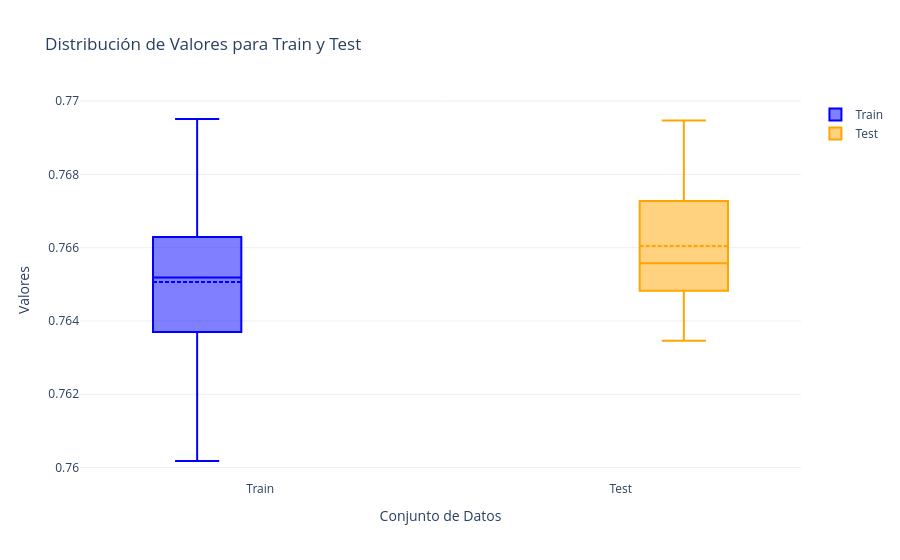

Notebook code for this chart:
### Code cell
import pandas as pd
import plotly.graph_objects as go

sujeto = 3; ejercicio = 1;
t_window = 7
df = return_of_df(sujeto, ejercicio, t_window)
display((df.X_test).reset_index(drop=True))
display(df.y_train)

fig = go.Figure()
test  = df.y_test.to_list()
train = df.y_train.to_list() 
fig.add_trace(go.Box(
    y=train,
    name='Train',
    marker_color='blue',
    boxmean=True  # Muestra la media en el box plot
))

# Añadir el box plot para 'Test'
fig.add_trace(go.Box(
    y=test,
    name='Test',
    marker_color='orange',
    boxmean=True
))

# Personalizar el diseño
fig.update_layout(
    title='Distribución de Valores para Train y Test',
    xaxis_title='Conjunto de Datos',
    yaxis_title='Valores',
    template='plotly_white',
    boxmode='group'  # Agrupa los box plots
)
fig.show()

### Figure 1 — Plotly figure (JSON) as saved in the notebook; plotly's stock layout.template omitted (floating-point values rounded to 4 significant figures; data arrays with more than 128 entries replaced by an {"elided": "..."} marker saying what was removed)
{"data": [{"boxmean": true, "marker": {"color": "blue"}, "name": "Train", "type": "box", "y": {"elided": "1191 float values"}}, {"boxmean": true, "marker": {"color": "orange"}, "name": "Test", "type": "box", "y": {"elided": "175 float values"}}], "layout": {"boxmode": "group", "title": {"text": "Distribución de Valores para Train y Test"}, "xaxis": {"title": {"text": "Conjunto de Datos"}}, "yaxis": {"title": {"text": "Valores"}}}}
